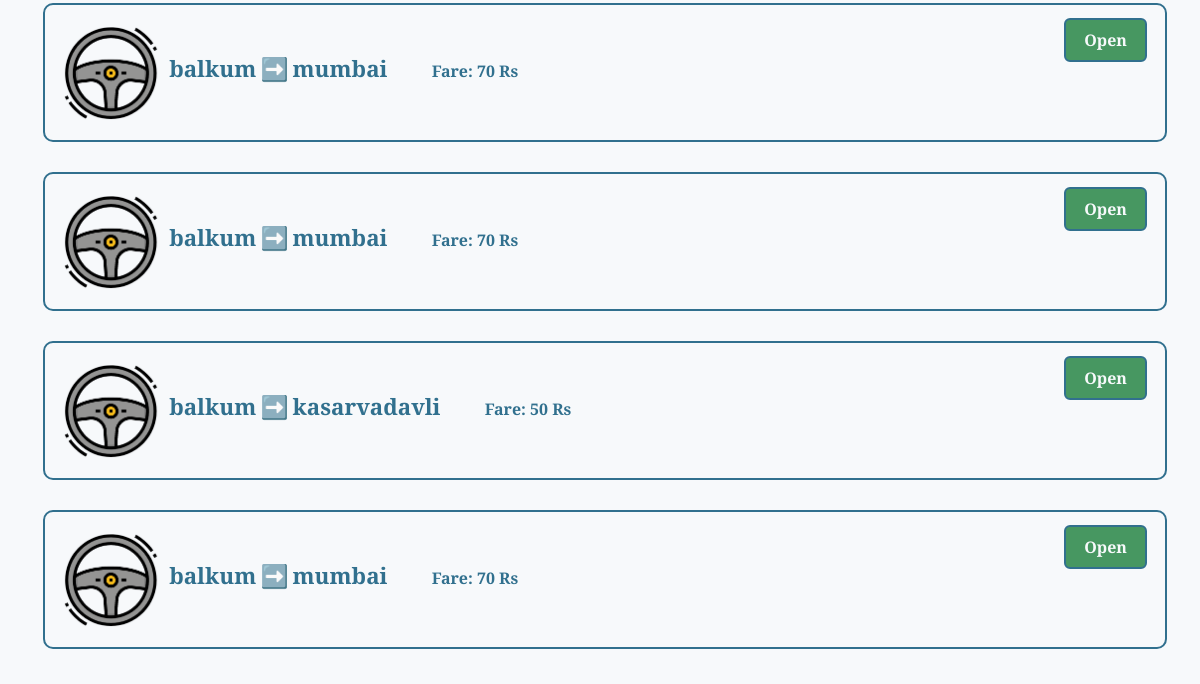
The app's page /carpools (signed in, lower part), older data.
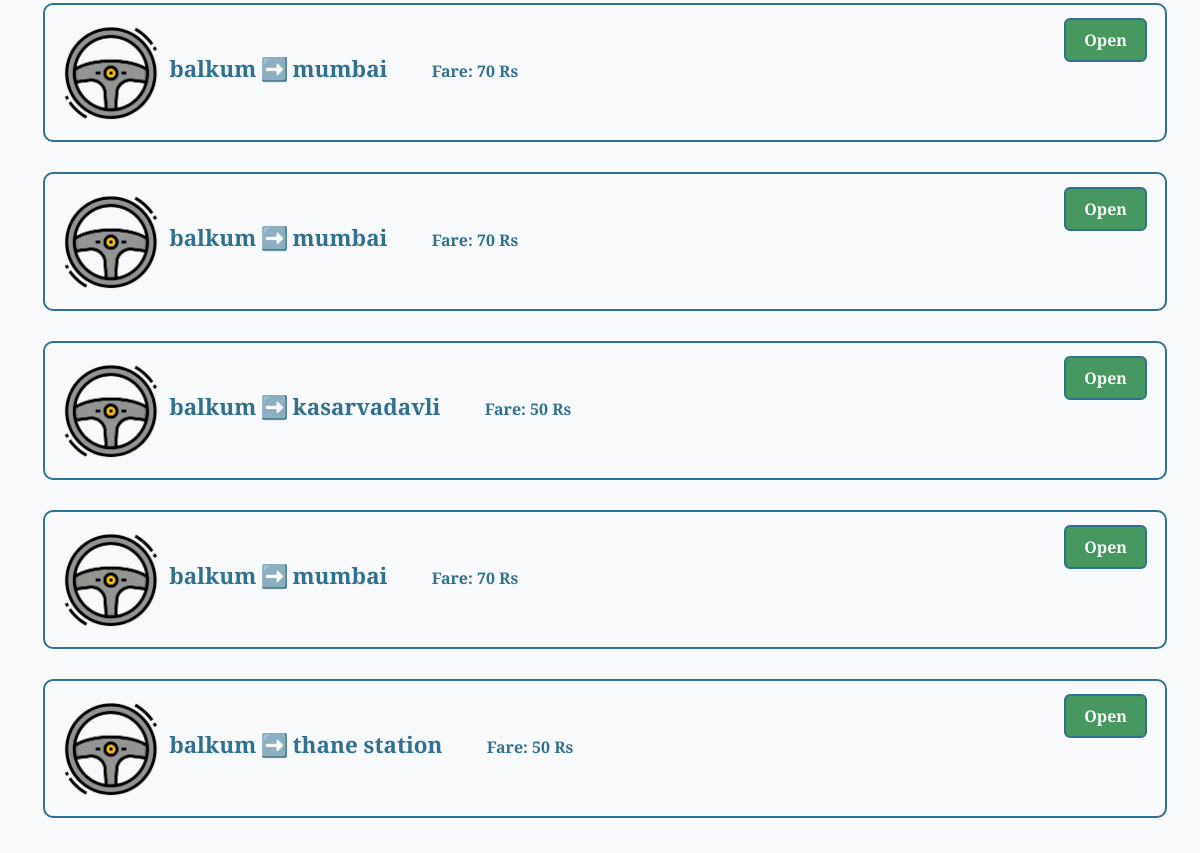
The same page, newer data.
### home/models.py (models this page shows)
class userCarpools(models.Model):
    start = models.CharField(max_length=90)
    to = models.CharField(max_length=90)
    poolDate = models.DateField(default=datetime.date.today)
    poolTime = models.TimeField(default=datetime.time)
    brand = models.TextField()
    carNo = models.TextField(max_length=10)
    price = models.IntegerField(default=0)
    color = models.TextField()
    user_id = models.IntegerField()

### home/views.py (the view, shortened to what this page needs)
# urls.py: path("carpools", views.carpools),
def carpools(request):
    current_user = request.user
    active_user_id = current_user.id
    carpoolData = userCarpools.objects.filter(user_id=active_user_id).values()
    context = {'carpoolData':carpoolData}
    return render(request,'carpools.html',context)

### home/templates/carpools.html (shortened to what this page needs)
<!DOCTYPE html>
{% load static %}
<html lang="en-us">
    <head>
        <link rel="stylesheet" href="{% static 'css/Registration.css' %}">
        <link rel="stylesheet" href="https://cdn.jsdelivr.net/npm/bootstrap@5.2.0/dist/css/bootstrap.min.css">
    </head>
    <body>
        <div class="container-fluid main-cont">
            {% for x in carpoolData %}
                <div class="row">
                    <div class="col-12 carpools">
                        <img class="carpoolOptionImg" src="/static/images/fullcarpoolimg.png" alt="carpool">
                        <p class="carpoolPos" >{{ x.start }}</p>
                        <p class="carpoolPos" >➡️</p>
                        <p class="carpoolPos" >{{ x.to }}</p>
                        <p class="carpoolPos addInfo" >Fare: {{ x.price }} Rs</p>
                        <form action="/{{ x.id }}" method="post">
                            <button type="submit"  class="btn btn-primary profileBtn my-2 my-sm-6 carpoolbtn">Open</button>
                        </form>
                    </div>
                </div>
            {% endfor %}
        </div>
    </body>
</html>

Row changes from the older to the newer data that the page shows:
added userCarpools: start "balkum", to "thane station", price "50"
